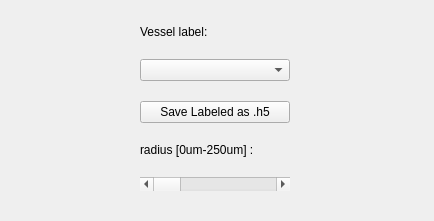
<?xml version="1.0" encoding="UTF-8"?>
<ui version="4.0">
 <class>labelProps</class>
 <widget class="QWidget" name="labelProps">
  <property name="geometry">
   <rect>
    <x>0</x>
    <y>0</y>
    <width>434</width>
    <height>221</height>
   </rect>
  </property>
  <property name="windowTitle">
   <string>Form</string>
  </property>
  <property name="radius" stdset="0">
   <rect>
    <x>0</x>
    <y>0</y>
    <width>198</width>
    <height>88</height>
   </rect>
  </property>
  <layout class="QGridLayout" name="gridLayout">
   <property name="leftMargin">
    <number>0</number>
   </property>
   <property name="rightMargin">
    <number>4</number>
   </property>
   <item row="5" column="0">
    <widget class="QPushButton" name="SaveLabeledash5">
     <property name="sizePolicy">
      <sizepolicy hsizetype="Preferred" vsizetype="Fixed">
       <horstretch>0</horstretch>
       <verstretch>0</verstretch>
      </sizepolicy>
     </property>
     <property name="minimumSize">
      <size>
       <width>150</width>
       <height>0</height>
      </size>
     </property>
     <property name="text">
      <string>Save Labeled as .h5</string>
     </property>
    </widget>
   </item>
   <item row="6" column="0">
    <widget class="QLabel" name="radius">
     <property name="sizePolicy">
      <sizepolicy hsizetype="Fixed" vsizetype="Fixed">
       <horstretch>0</horstretch>
       <verstretch>0</verstretch>
      </sizepolicy>
     </property>
     <property name="maximumSize">
      <size>
       <width>150</width>
       <height>16777215</height>
      </size>
     </property>
     <property name="text">
      <string>radius [0um-250um] :</string>
     </property>
    </widget>
   </item>
   <item row="7" column="0">
    <widget class="QScrollBar" name="radiusSlider">
     <property name="minimumSize">
      <size>
       <width>0</width>
       <height>0</height>
      </size>
     </property>
     <property name="mouseTracking">
      <bool>false</bool>
     </property>
     <property name="maximum">
      <number>100</number>
     </property>
     <property name="value">
      <number>0</number>
     </property>
     <property name="orientation">
      <enum>Qt::Horizontal</enum>
     </property>
     <property name="invertedControls">
      <bool>false</bool>
     </property>
    </widget>
   </item>
   <item row="1" column="0">
    <widget class="QComboBox" name="LabelVessel">
     <property name="minimumSize">
      <size>
       <width>150</width>
       <height>0</height>
      </size>
     </property>
     <property name="sizeAdjustPolicy">
      <enum>QComboBox::AdjustToContentsOnFirstShow</enum>
     </property>
    </widget>
   </item>
   <item row="0" column="0">
    <widget class="QLabel" name="label">
     <property name="sizePolicy">
      <sizepolicy hsizetype="Fixed" vsizetype="Fixed">
       <horstretch>0</horstretch>
       <verstretch>0</verstretch>
      </sizepolicy>
     </property>
     <property name="text">
      <string>Vessel label:</string>
     </property>
    </widget>
   </item>
  </layout>
 </widget>
 <resources/>
 <connections/>
</ui>
